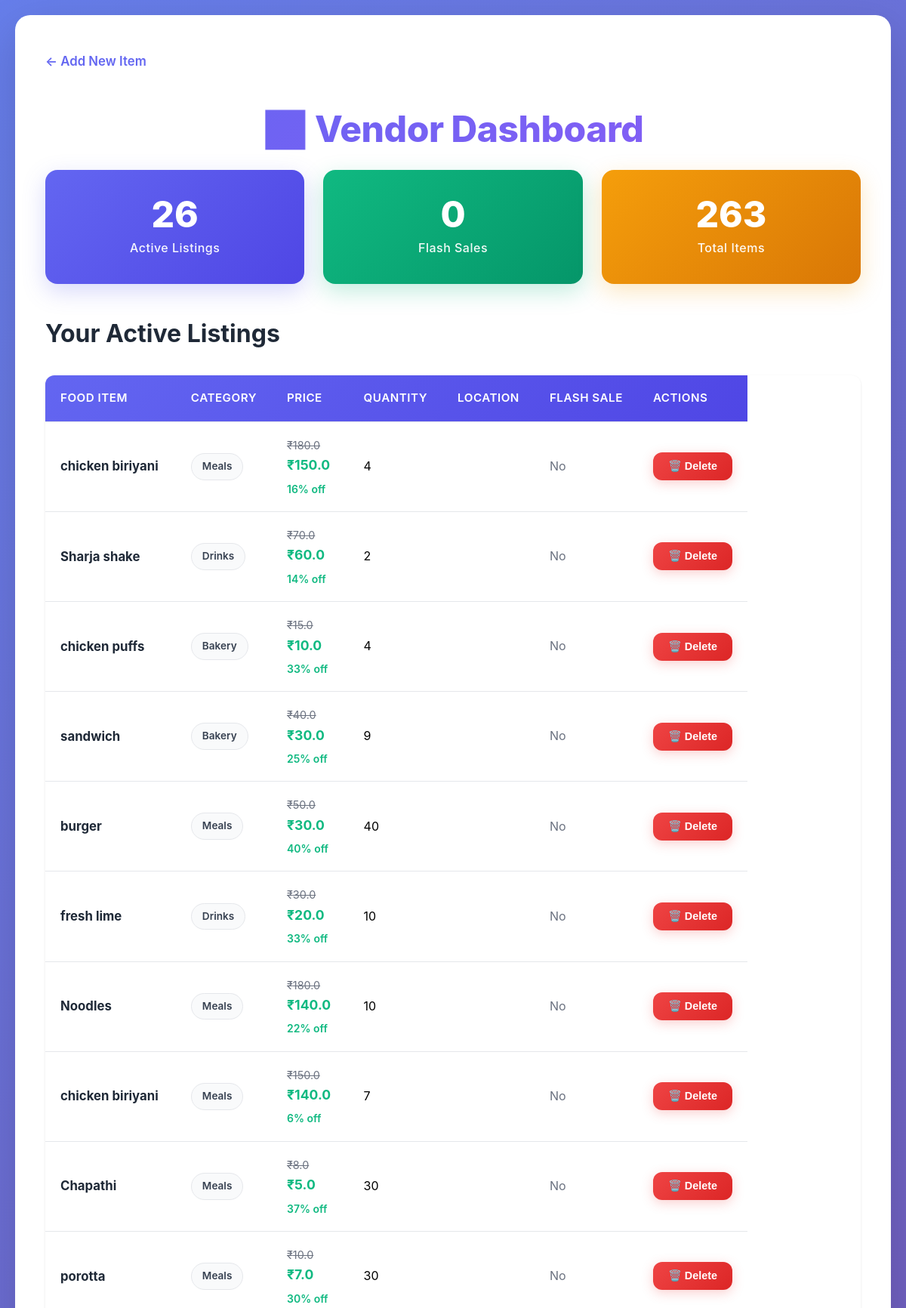
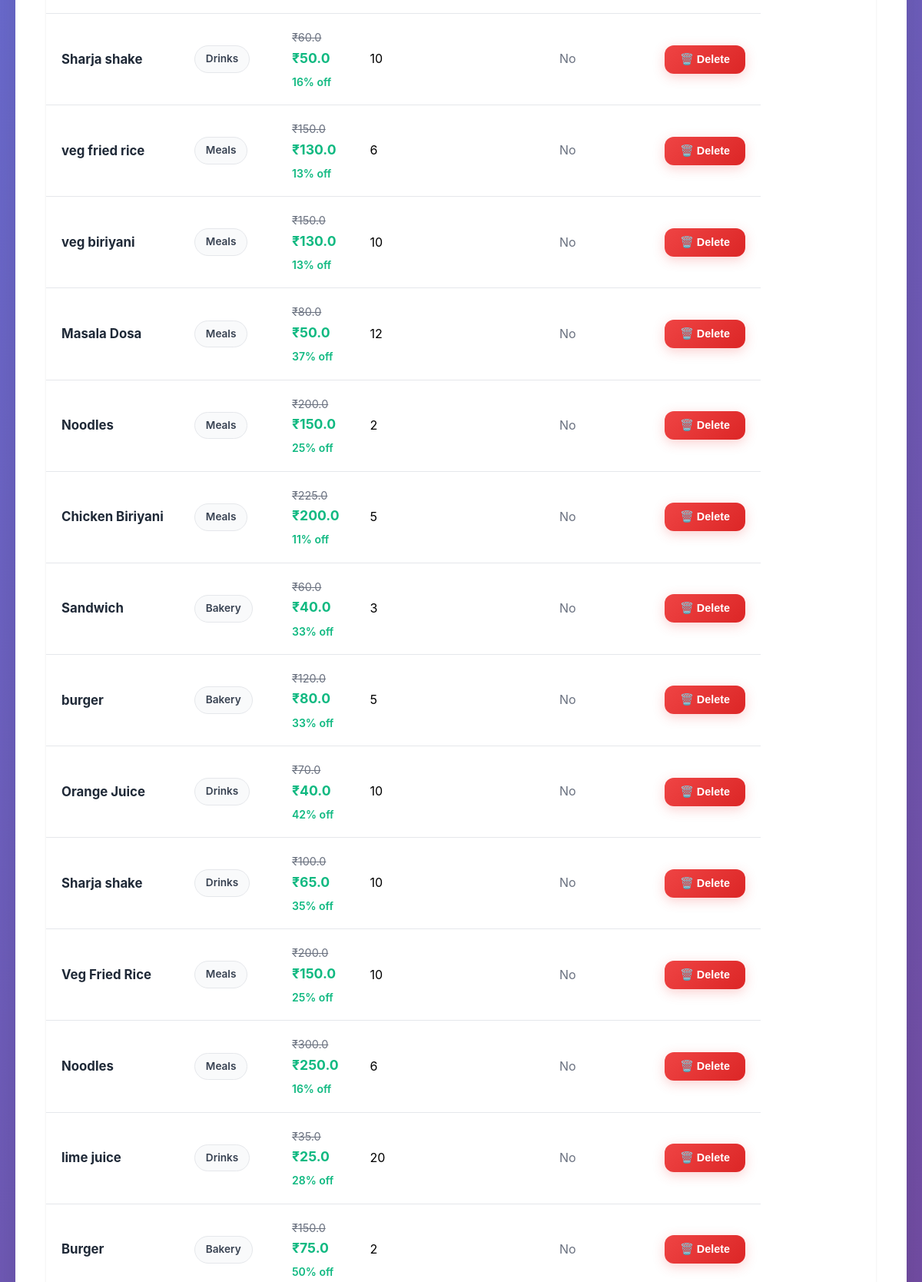
Screenshot of /vendor/dashboard (upper part) with the database file from the repository (2 pictures, top to bottom).
### tables this page shows
CREATE TABLE food (
                id INTEGER PRIMARY KEY AUTOINCREMENT,
                restaurant_id INTEGER,
                name TEXT NOT NULL,
                discounted_price REAL NOT NULL,
                quantity INTEGER DEFAULT 1,
                status TEXT NOT NULL DEFAULT 'available',
                created_at TIMESTAMP DEFAULT CURRENT_TIMESTAMP, original_price REAL, category TEXT DEFAULT 'Meals', food_type TEXT DEFAULT 'Non-Veg', image_url TEXT DEFAULT 'default_food.jpg',
                FOREIGN KEY(restaurant_id) REFERENCES restaurants(id)
            );

### Mini Project/app.py (the view)
@app.route('/vendor/dashboard')
def vendor_dashboard():
    conn = get_db_connection()
    food_items = conn.execute(
        "SELECT * FROM food WHERE status='available' ORDER BY created_at DESC"
    ).fetchall()
    conn.close()
    return render_template('vendor_dashboard.html', food_items=food_items)

### Mini Project/app.py (called while the page is built)
def get_db_connection():
    db_path = os.path.join(os.path.dirname(__file__), 'database.db')
    conn = sqlite3.connect(db_path)
    conn.row_factory = sqlite3.Row
    return conn

### Mini Project/templates/vendor_dashboard.html (shortened to what this page needs)
<!DOCTYPE html>
<html lang="en">
<head>
    <link rel="stylesheet" href="{{ url_for('static', filename='css/style.css') }}">
    <link rel="stylesheet" href="{{ url_for('static', filename='css/vendor_dashboard.css') }}">
</head>
<body>
    <div class="container">
        <a href="/vendor" class="back-link">← Add New Item</a>
        <h1>📊 Vendor Dashboard</h1>
        <div class="stats-grid">
            <div class="stat-card">
                <div class="stat-value">{{ food_items|length }}</div>
                <div class="stat-label">Active Listings</div>
            </div>
            <div class="stat-card stat-card-green">
                <div class="stat-value">
                    {% set flash_count = food_items|selectattr('flash_sale', 'equalto', 1)|list|length %}
                    {{ flash_count }}
                </div>
                <div class="stat-label">Flash Sales</div>
            </div>
            <div class="stat-card stat-card-orange">
                <div class="stat-value">
                    {% set total_items = food_items|sum(attribute='quantity') %}
                    {{ total_items }}
                </div>
                <div class="stat-label">Total Items</div>
            </div>
        </div>
        <h2>Your Active Listings</h2>
        {% if food_items|length == 0 %}
        <div class="empty-state">
            <p class="empty-state-text">No active listings yet</p>
            <a href="/vendor" class="btn btn-empty-state">
                Add Your First Item
            </a>
        </div>
        {% else %}
        <table class="dashboard-table">
            <thead>
                <tr>
                    <th>Food Item</th>
                    <th>Category</th>
                    <th>Price</th>
                    <th>Quantity</th>
                    <th>Location</th>
                    <th>Flash Sale</th>
                    <th>Actions</th>
                </tr>
            </thead>
            <tbody>
                {% for item in food_items %}
                <tr>
                    <td>
                        <strong>{{ item['name'] }}</strong>
                    </td>
                    <td>
                        <span class="category-badge">{{ item['category'] or 'N/A' }}</span>
                    </td>
                    <td>
                        {% if item['original_price'] and item['original_price'] > 0 %}
                        <span class="original-price">₹{{ item['original_price'] }}</span><br>
                        {% endif %}
                        <span class="discounted-price">₹{{ item['discounted_price'] }}</span>
                        {% if item['original_price'] and item['original_price'] > 0 %}
                        <br><small class="discount-percentage">
                            {{ ((item['original_price'] - item['discounted_price']) / item['original_price'] * 100)|int }}% off
                        </small>
                        {% endif %}
                    </td>
                    <td>{{ item['quantity'] }}</td>
                    <td>{{ item['location'] }}</td>
                    <td>
                        {% if item['flash_sale'] == 1 %}
                        <span class="flash-sale-yes">⚡ Yes</span>
                        {% else %}
                        <span class="flash-sale-no">No</span>
                        {% endif %}
                    </td>
                    <td>
                        <form method="POST" action="/vendor/delete/{{ item['id'] }}" class="delete-form">
                            <button type="submit" class="btn btn-danger btn-small"
                                    onclick="return confirm('Are you sure you want to delete this item?')">
                                🗑️ Delete
                            </button>
                        </form>
                    </td>
                </tr>
                {% endfor %}
            </tbody>
        </table>
        {% endif %}
    </div>
</body>
</html>

### Mini Project/static/css/style.css (style rules this page uses)
* { margin: 0; padding: 0; box-sizing: border-box; }
:root { --primary: #6366f1; --primary-dark: #4f46e5; --secondary: #8b5cf6; --success: #10b981; --danger: #ef4444; --warning: #f59e0b; --dark: #1f2937; --light-gray: #f9fafb; --border: #e5e7eb; --text: #374151; --text-light: #6b7280; }
body { font-family: 'Inter', -apple-system, BlinkMacSystemFont, 'Segoe UI', 'Roboto', sans-serif; background: linear-gradient(135deg, #667eea 0%, #764ba2 100%); min-height: 100vh; padding: 20px; line-height: 1.6; }
.container { max-width: 1400px; margin: 0 auto; padding: 40px; background: white; border-radius: 20px; box-shadow: 0 20px 60px rgba(0,0,0,0.15); }
h1, h2, h3 { color: var(--dark); margin-bottom: 20px; font-weight: 700; }
h1 { font-size: 3em; font-weight: 800; text-align: center; background: linear-gradient(135deg, var(--primary) 0%, var(--secondary) 100%); -webkit-background-clip: text; -webkit-text-fill-color: transparent; background-clip: text; margin-bottom: 15px; letter-spacing: -0.5px; }
h2 { font-size: 2em; color: var(--dark); }
form { margin: 30px 0; }
small { color: var(--text-light); font-size: 0.875em; display: block; margin-top: 6px; }
button, .btn { padding: 14px 32px; background: linear-gradient(135deg, var(--success) 0%, #059669 100%); color: white; border: none; border-radius: 12px; cursor: pointer; font-size: 1.05em; font-weight: 600; transition: all 0.3s cubic-bezier(0.4, 0, 0.2, 1); box-shadow: 0 4px 15px rgba(16, 185, 129, 0.25); display: inline-block; text-decoration: none; }
.btn-danger { background: linear-gradient(135deg, var(--danger) 0%, #dc2626 100%); box-shadow: 0 4px 15px rgba(239, 68, 68, 0.25); }
.btn-small { padding: 10px 20px; font-size: 0.9em; }
.back-link { display: inline-flex; align-items: center; text-decoration: none; color: var(--primary); font-weight: 600; margin-bottom: 30px; transition: all 0.3s ease; padding: 8px 0; }
.stats-grid { display: grid; grid-template-columns: repeat(auto-fit, minmax(250px, 1fr)); gap: 25px; margin-bottom: 40px; }
.stat-card { background: linear-gradient(135deg, var(--primary) 0%, var(--primary-dark) 100%); color: white; padding: 35px; border-radius: 16px; text-align: center; box-shadow: 0 10px 30px rgba(99, 102, 241, 0.25); transition: transform 0.3s ease; }
.stat-card-green { background: linear-gradient(135deg, var(--success) 0%, #059669 100%); box-shadow: 0 10px 30px rgba(16, 185, 129, 0.25); }
.stat-card-orange { background: linear-gradient(135deg, var(--warning) 0%, #d97706 100%); box-shadow: 0 10px 30px rgba(245, 158, 11, 0.25); }
.stat-value { font-size: 3em; font-weight: 800; margin-bottom: 8px; line-height: 1; }
.stat-label { font-size: 1em; opacity: 0.95; font-weight: 500; letter-spacing: 0.5px; }
.dashboard-table { width: 100%; border-collapse: separate; border-spacing: 0; margin-top: 25px; background: white; border-radius: 12px; overflow: hidden; box-shadow: 0 1px 3px rgba(0,0,0,0.1); }
.dashboard-table th, .dashboard-table td { padding: 18px 20px; text-align: left; border-bottom: 1px solid var(--border); }
.dashboard-table thead tr { background: linear-gradient(135deg, var(--primary) 0%, var(--primary-dark) 100%); }
.dashboard-table th { color: white; font-weight: 600; font-size: 0.95em; letter-spacing: 0.5px; text-transform: uppercase; }
.dashboard-table tbody tr { transition: all 0.2s ease; }
.original-price { text-decoration: line-through; color: var(--text-light); font-size: 0.9em; }
.discounted-price { color: var(--success); font-weight: 700; font-size: 1.1em; }
.discount-percentage { color: var(--success); font-weight: 600; }
.flash-sale-no { color: var(--text-light); }
.delete-form { display: inline; }
.category-badge { display: inline-block; padding: 6px 14px; background: var(--light-gray); color: var(--text); border-radius: 20px; font-size: 0.85em; font-weight: 600; border: 1px solid var(--border); }

### rows the page displays
food: name "chicken biriyani", category "Meals", original_price "180.0", discounted_price "150.0", original_price+discounted_price "16", quantity "4"
food: name "Sharja shake", category "Drinks", original_price "70.0", discounted_price "60.0", original_price+discounted_price "14", quantity "2"
food: name "chicken puffs", category "Bakery", original_price "15.0", discounted_price "10.0", original_price+discounted_price "33", quantity "4"
food: name "sandwich", category "Bakery", original_price "40.0", discounted_price "30.0", original_price+discounted_price "25", quantity "9"
food: name "burger", category "Meals", original_price "50.0", discounted_price "30.0", original_price+discounted_price "40", quantity "40"
food: name "fresh lime", category "Drinks", original_price "30.0", discounted_price "20.0", original_price+discounted_price "33", quantity "10"
food: name "Noodles", category "Meals", original_price "180.0", discounted_price "140.0", original_price+discounted_price "22", quantity "10"
food: name "chicken biriyani", category "Meals", original_price "150.0", discounted_price "140.0", original_price+discounted_price "6", quantity "7"
food: name "Chapathi", category "Meals", original_price "8.0", discounted_price "5.0", original_price+discounted_price "37", quantity "30"
food: name "porotta", category "Meals", original_price "10.0", discounted_price "7.0", original_price+discounted_price "30", quantity "30"
food: name "Sharja shake", category "Drinks", original_price "60.0", discounted_price "50.0", original_price+discounted_price "16", quantity "10"
food: name "veg fried rice", category "Meals", original_price "150.0", discounted_price "130.0", original_price+discounted_price "13", quantity "6"
food: name "veg biriyani", category "Meals", original_price "150.0", discounted_price "130.0", original_price+discounted_price "13", quantity "10"
food: name "Masala Dosa", category "Meals", original_price "80.0", discounted_price "50.0", original_price+discounted_price "37", quantity "12"
food: name "Noodles", category "Meals", original_price "200.0", discounted_price "150.0", original_price+discounted_price "25", quantity "2"
food: name "Chicken Biriyani", category "Meals", original_price "225.0", discounted_price "200.0", original_price+discounted_price "11", quantity "5"
food: name "Sandwich", category "Bakery", original_price "60.0", discounted_price "40.0", original_price+discounted_price "33", quantity "3"
food: name "burger", category "Bakery", original_price "120.0", discounted_price "80.0", original_price+discounted_price "33", quantity "5"
food: name "Orange Juice", category "Drinks", original_price "70.0", discounted_price "40.0", original_price+discounted_price "42", quantity "10"
food: name "Sharja shake", category "Drinks", original_price "100.0", discounted_price "65.0", original_price+discounted_price "35", quantity "10"
food: name "Veg Fried Rice", category "Meals", original_price "200.0", discounted_price "150.0", original_price+discounted_price "25", quantity "10"
food: name "Noodles", category "Meals", original_price "300.0", discounted_price "250.0", original_price+discounted_price "16", quantity "6"
food: name "lime juice", category "Drinks", original_price "35.0", discounted_price "25.0", original_price+discounted_price "28", quantity "20"
food: name "Burger", category "Bakery", original_price "150.0", discounted_price "75.0", original_price+discounted_price "50", quantity "2"

### other values shown
{{ food_items|length }} "26"
{{ flash_count }} "0"
{{ total_items }} "263"
